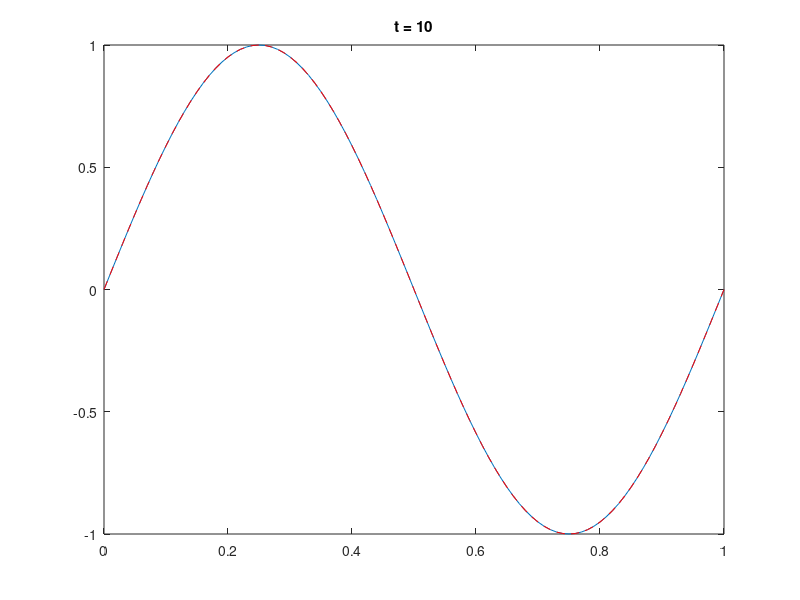
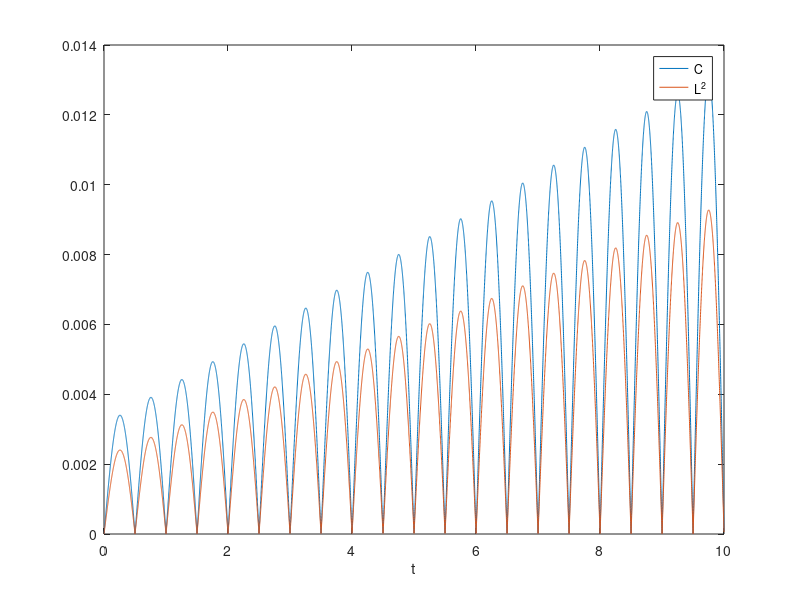

The MATLAB source for these figures, in order:
%% Main parameters
C = 1;
L = 1;
T = 10;

Nx = 101;
nu = 0.1; % nu = C * tau / h

%% Secondary parameters
x = linspace(0, L, Nx);
h = x(2) - x(1);

tau = nu * h / C;
Nt = ceil(T/tau) + 1;
T = tau*(Nt - 1);

u_0 = sin(x*2*pi/L);
u_tau = u_0;
% u_tau = u_0 * cos(C*2*pi/L*tau);
% figure(1)
% plot(x, u_0)

%% Transition matrices
U_next = eye(Nx);
U_now = (2-2*nu^2)*eye(Nx) + ...
    diag(nu^2 * ones(Nx-1, 1), 1) + ...
    diag(nu^2 * ones(Nx-1, 1),-1);
U_prev = -U_next;

%% Dirichlet border condition
% U_next(1, 2) = -1; U_next(end, end-1) = -1;
U_now(1, :) = 0;
U_now(end, :) = 0;
U_prev(1, :) = 0;
U_prev(end, :) = 0;

%% Integration
U = zeros(Nt, Nx);
U(1, :) = u_0;
U(2, :) = u_tau;

for k = 3 : Nt
    U(k, :) = U_next \ (U_now * U(k - 1, :).' + U_prev * U(k - 2, :).');
end

%% Visualisation
figure(2)

for k = [1 : floor(Nt/200) : Nt, Nt]
    plot(x, U(k, :));
    hold on;
    t = (k-1)*tau;
    plot(x, sin(x/L*2*pi) * cos(C*2*pi/L*t), '--r');
    hold off;
    axis([0 L -1 1]);
    title(['t = ', num2str((k-1)*tau)]);
    drawnow;
end

%% Error
t = (0 : tau : T).';
U_true = cos(C*2*pi/L*t) * sin(x/L*2*pi);

C_norm = max(abs(U_true - U), [], 2);
L2_norm = sqrt(h*sum((U_true - U).^2, 2));

figure(4);
plot(t, C_norm);
hold on;
plot(t, L2_norm);
hold off;
legend('C', 'L^2', 'Location', 'best')
xlabel('t');
